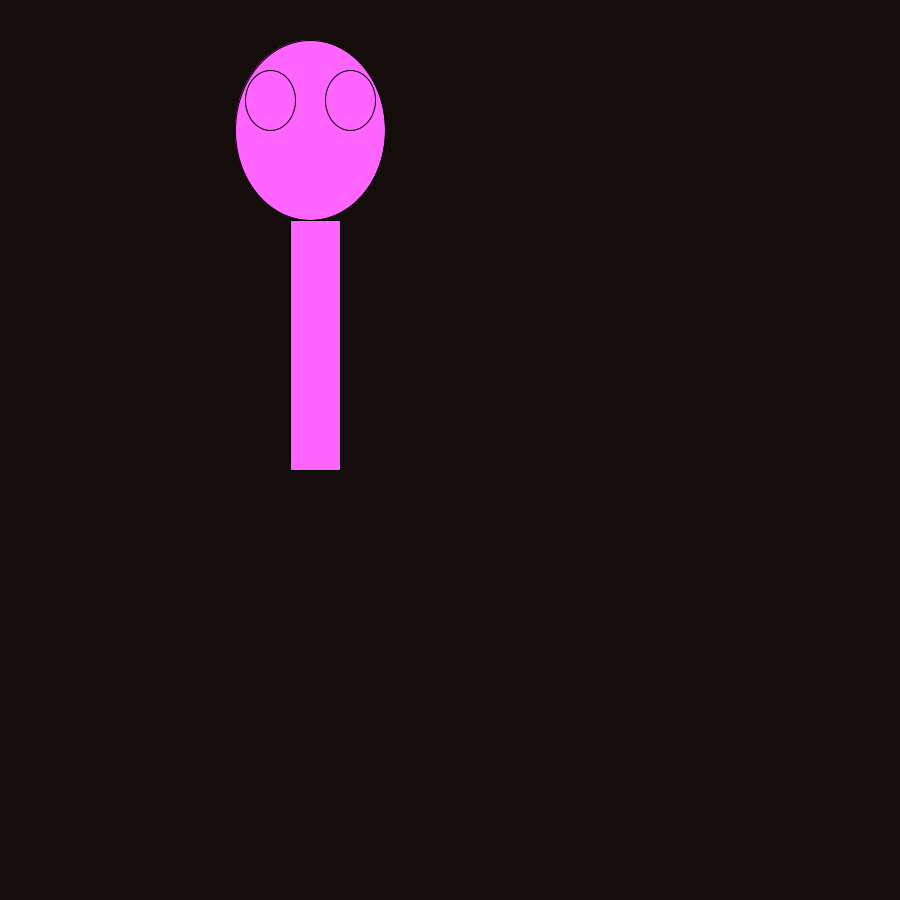
Frame 1 (no input)
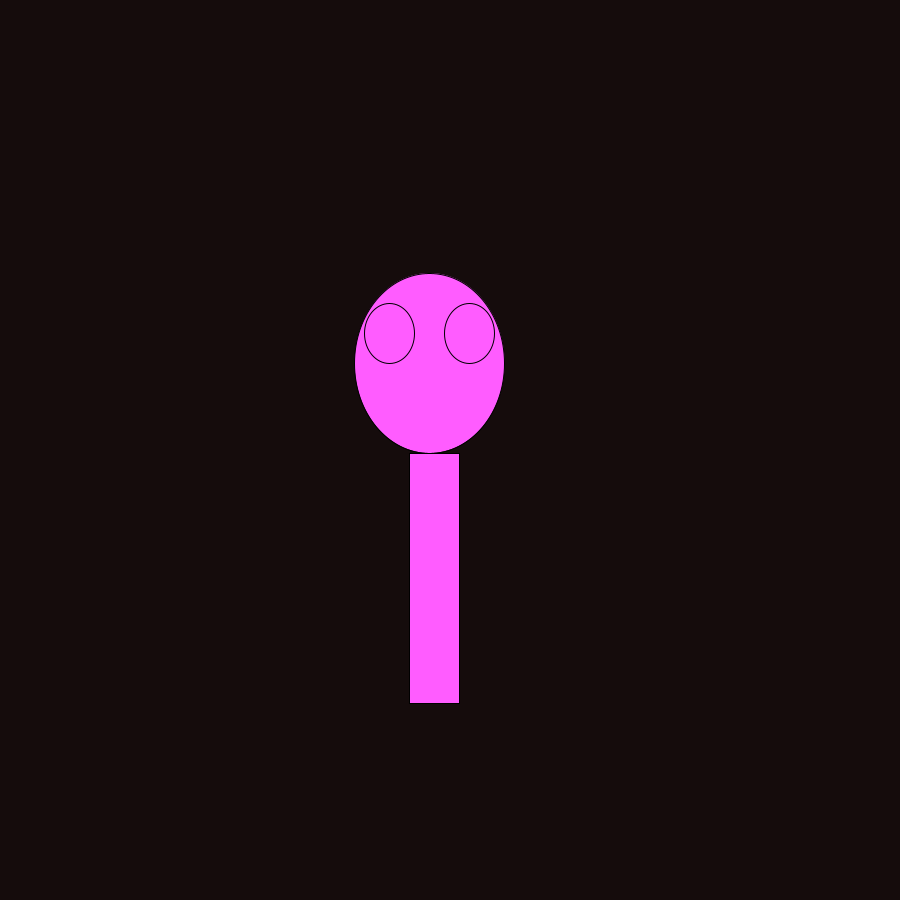
Frame 60 (the mouse pressed at the canvas centre just before this capture)
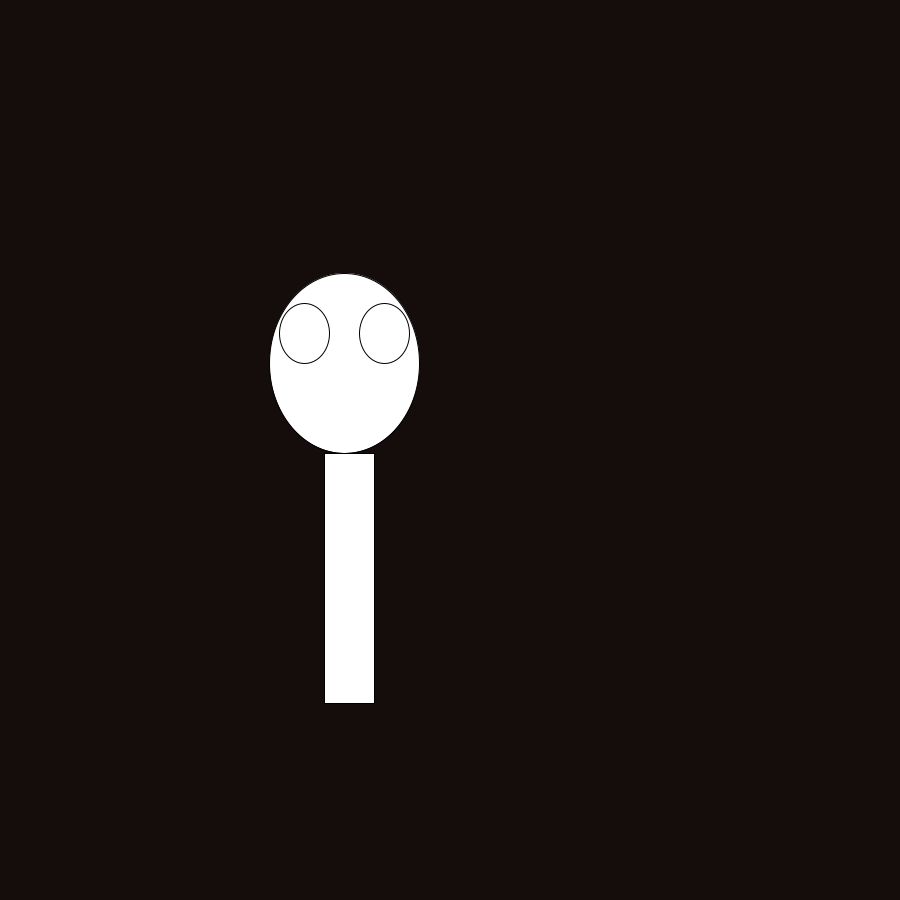
Frame 120 (the mouse held since frame 60 and released just before this capture)

The Processing sketch that drew these frames (run headless with seeded random() and noise(); from frame 60 on, the mouse is pressed at the canvas centre):

// Processing sketch: processing_67552
// ── processing_67552.pde

float X = 250;
float Y = 150;
int x = (int) random(1, 100); 
float zoogX;
float zoogY;

float eyeR;
float eyeG;
float eyeB;


void setup() {
  size(900, 900);
  
}

void draw() {
  
  eyeR = random(0,256);
  eyeG = random(0,256);
  eyeB = random(0,256);
  fill(eyeR + 255,eyeB + 40,eyeG + 255);
  background(21, 12, 12);
  ellipse(zoogX+310, zoogY + 130, 150, 180);
  ellipse(zoogX + 350, zoogY + 100, 50, 60);
  ellipse(zoogX + 270, zoogY + 100, 50, 60);

  rect(zoogX+290, zoogY+220, 50, 250);
  
   zoogX = random(0,255);
   zoogY = random(233,0);
  
  
}
